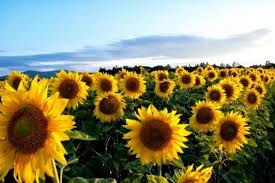
#> input picture img/flower.jpg, 275 x 183 px
$ jupyter execute 4arith_op.ipynb
#> lines starting #> are read from the running program, lines starting #| are printed output that depends on the picture
[cell 1]
import cv2 as cv
import numpy as np
import matplotlib.pyplot as plt
img = cv.imread('img/flower.jpg')
#> img is the input picture: shape (183, 275, 3); mean B, G, R 103.2, 137.9, 141.3
plt.imshow(cv.cvtColor(img, cv.COLOR_BGR2RGB))
plt.title("Original Image")
plt.show()

[cell 2]
x = np.ones(img.shape, dtype="uint8") * 60
#np.ones - create array of image size, img.shape - (h, w, channel), uint8 - px range (0, 255)
add_img = cv.add(img, x)
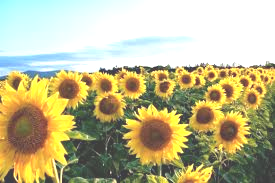
#> add_img: shape (183, 275, 3); mean B, G, R 144.7, 184.7, 190.1
plt.imshow(cv.cvtColor(add_img, cv.COLOR_BGR2RGB))
plt.title("Brightened Image ")
plt.show()

[cell 3]
x = np.ones(img.shape, dtype="uint8") * 50
#np.ones - create array of image size, img.shape - (h, w, channel), uint8 - px range (0, 255)
plt.title("Darkened Image ")
sub_img = cv.subtract(img, x)
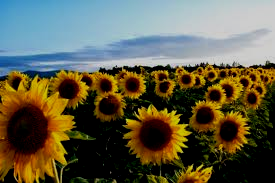
#> sub_img: shape (183, 275, 3); mean B, G, R 74.1, 94.5, 97.5
plt.imshow(cv.cvtColor(sub_img, cv.COLOR_BGR2RGB))
plt.show()

[cell 4]
mul_img = cv.multiply(img, np.array([2, 2, 2]))
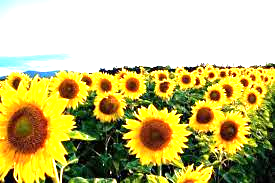
#> mul_img: shape (183, 275, 3); mean B, G, R 119.3, 187.3, 195.7
plt.title("High Contrast Image")
plt.imshow(cv.cvtColor(mul_img, cv.COLOR_BGR2RGB))
plt.show()

[cell 5]
div_img = cv.divide(img, np.array([2,2,2]))
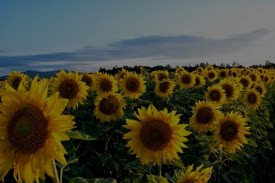
#> div_img: shape (183, 275, 3); mean B, G, R 51.6, 69, 70.7
plt.title("Low Contrast Image")
plt.imshow(cv.cvtColor(div_img, cv.COLOR_BGR2RGB))
plt.show()

$ run again, with img/cat.jpg copied over img/flower.jpg
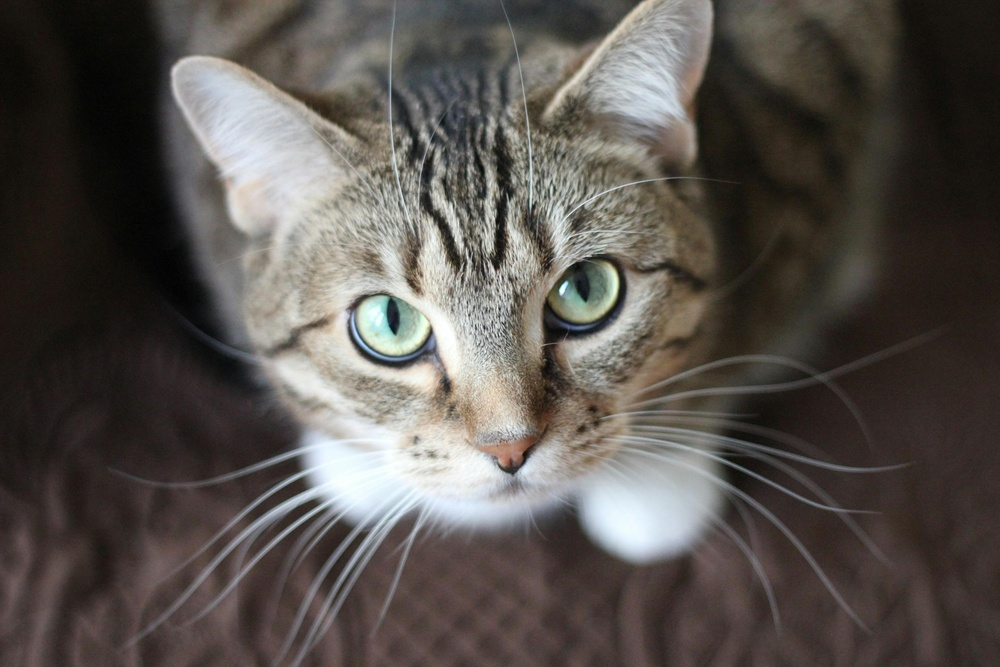
#> input picture img/cat.jpg, 1000 x 667 px, shrunk from 3456 x 2304 before the run
#> img is the input picture: shape (667, 1000, 3); mean B, G, R 77.8, 82.3, 87.6
#> `mul_img = cv.multiply(img, np.array([2, 2, 2]))`:
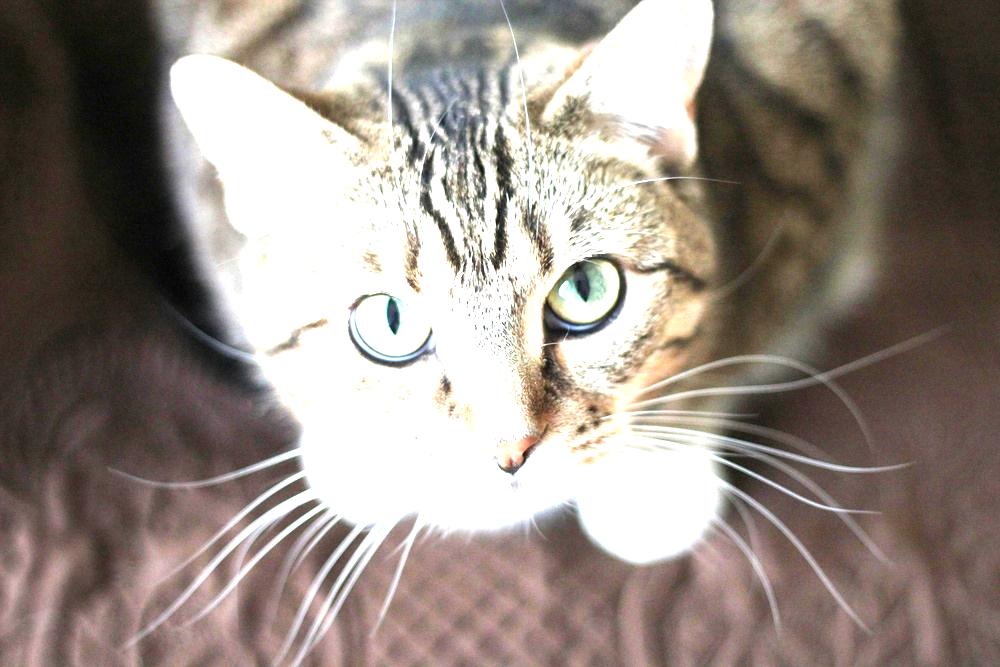
#> mul_img: shape (667, 1000, 3); mean B, G, R 132.1, 139.5, 150.1
#> `div_img = cv.divide(img, np.array([2,2,2]))`:
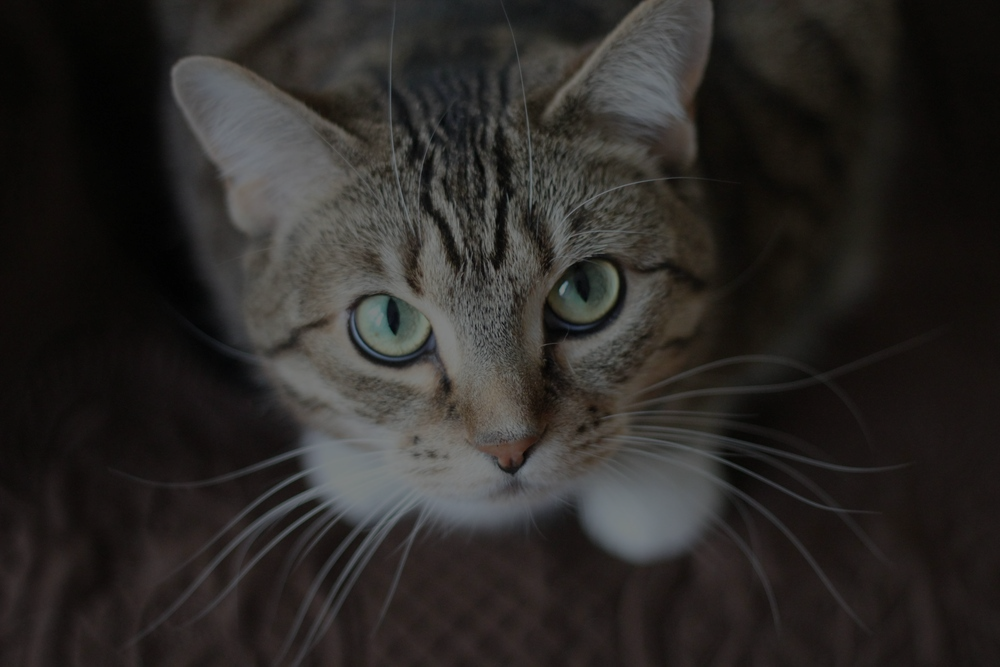
#> div_img: shape (667, 1000, 3); mean B, G, R 38.9, 41.2, 43.8
